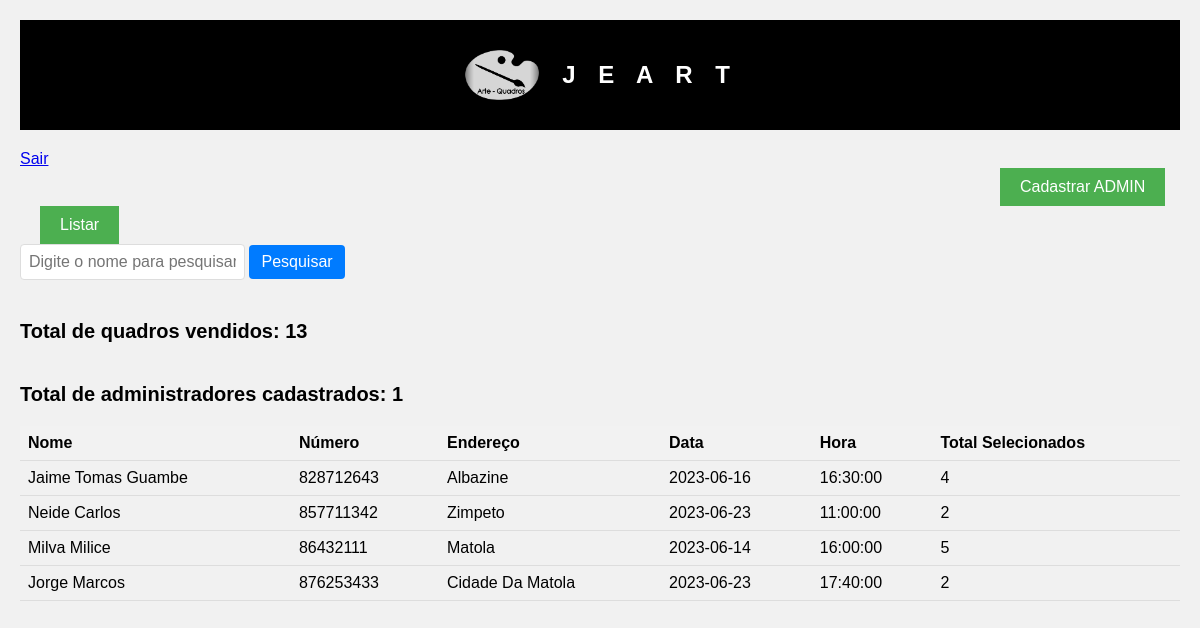
Page /estatisticas.php on the committed database.
### tables this page shows
CREATE TABLE IF NOT EXISTS `tabela_confirmacao` (
  `id` int NOT NULL AUTO_INCREMENT,
  `numero` varchar(50) NOT NULL,
  `nome` varchar(100) NOT NULL,
  `endereco` varchar(200) NOT NULL,
  `data` date NOT NULL,
  `hora` time NOT NULL,
  `totalSelecionados` varchar(100) NOT NULL,
  PRIMARY KEY (`id`)
);

### estatisticas.php (the view, shortened to what this page needs)
<!DOCTYPE html>
<html lang="en">
<head>
</head>
<body>
    <div class="header">
        <img class="logo" src="img/JEART.jpg" alt="">
        <div class="JEART">
            <div class="colorful-text">
                <span>J</span>
                <span>E</span>
                <span>A</span>
                <span>R</span>
                <span>T</span>
            </div>
        </div>
    </div>
    <a href="Index.html">Sair</a>
<a class="button" href="CadAdmin.php">Cadastrar ADMIN</a>
<a class="buttonn" href="busca.php">Listar</a>
    <div class="search-form">
        <form action="" method="get">
            <input class="search-input" type="text" name="search" placeholder="Digite o nome para pesquisar" />
            <button class="search-button" type="submit">Pesquisar</button>
        </form>
    </div>
    <div class="soma">
        <?php
        include_once('conectar.php');
        $resultado_soma = mysqli_query($mysqli, "SELECT SUM(totalSelecionados) AS soma FROM tabela_confirmacao");
        if ($resultado_soma) {
            $row_soma = mysqli_fetch_assoc($resultado_soma);
            $soma = $row_soma['soma'];
            echo "Total de quadros vendidos: " . $soma;
        } else {
            echo "Erro ao calcular a soma dos totais selecionados.";
        }
        ?>
    </div>
    <div class="soma">
        <?php
        $resultado_total_administradores = mysqli_query($mysqli, "SELECT COUNT(*) AS total FROM administrador");
        if ($resultado_total_administradores) {
            $row_total_administradores = mysqli_fetch_assoc($resultado_total_administradores);
            $total_administradores = $row_total_administradores['total'];
            echo "Total de administradores cadastrados: " . $total_administradores;
        } else {
            echo "Erro ao obter o total de administradores cadastrados.";
        }
        ?>
    </div>
    <table class="cadastrados-lista">
        <thead>
            <tr>
                <th>Nome</th>
                <th>Número</th>
                <th>Endereço</th>
                <th>Data</th>
                <th>Hora</th>
                <th>Total Selecionados</th>
            </tr>
        </thead>
        <tbody>
            <?php
            $sql = "SELECT nome, numero, endereco, data, hora, totalSelecionados FROM tabela_confirmacao";
            $resultado_cadastrados = mysqli_query($mysqli, $sql);
            if ($resultado_cadastrados) {
                while ($row_cadastrados = mysqli_fetch_assoc($resultado_cadastrados)) {
                    $nome = $row_cadastrados['nome'];
                    $numero = $row_cadastrados['numero'];
                    $endereco = $row_cadastrados['endereco'];
                    $data = $row_cadastrados['data'];
                    $hora = $row_cadastrados['hora'];
                    $totalSelecionados = $row_cadastrados['totalSelecionados'];
                    echo "<tr>";
                    echo "<td>" . $nome . "</td>";
                    echo "<td>" . $numero . "</td>";
                    echo "<td>" . $endereco . "</td>";
                    echo "<td>" . $data . "</td>";
                    echo "<td>" . $hora . "</td>";
                    echo "<td>" . $totalSelecionados . "</td>";
                    echo "</tr>";
                }
            } else {
                echo "Erro ao obter a lista dos cadastrados.";
            }
            ?>
        </tbody>
    </table>
</body>
</html>

### estatisticas.php (style rules this page uses)
* { box-sizing: border-box; }
body { font-family: Arial, sans-serif; background-color: #f1f1f1; margin: 0; padding: 20px; }
.header { background-color: black; height: 110px; display: flex; align-items: center; justify-content: center; margin-bottom: 20px; }
.logo { max-height: 80px; margin-right: 20px; }
.JEART { color: white; font-size: 24px; font-weight: bold; letter-spacing: 8px; }
.soma { margin-top: 40px; font-size: 20px; font-weight: bold; }
.cadastrados-lista { margin-top: 20px; font-size: 16px; }
table { width: 100%; border-collapse: collapse; }
table td, table th { padding: 8px; text-align: left; border-bottom: 1px solid #ddd; }
table th { background-color: #f2f2f2; }
.search-form { margin-bottom: 20px; }
.search-input { padding: 8px; font-size: 16px; border: 1px solid #ddd; border-radius: 4px; }
.search-button { background-color: #007bff; color: white; border: none; padding: 8px 12px; font-size: 16px; border-radius: 4px; cursor: pointer; transition: background-color 0.3s; }
.button { display: inline-block; background-color: #4CAF50; border: none; color: white; text-align: center; font-size: 16px; padding: 10px 20px; cursor: pointer; transition: background-color 0.3s; text-decoration: none; margin-left: 980px; }
.buttonn { display: inline-block; background-color: #4CAF50; border: none; color: white; text-align: center; font-size: 16px; padding: 10px 20px; cursor: pointer; transition: background-color 0.3s; text-decoration: none; margin-left: 980px; margin-left: 20px; }

### rows in the picture
tabela_confirmacao: nome "Jaime Tomas Guambe", numero "828712643", endereco "Albazine", data "2023-06-16", hora "16:30:00", totalSelecionados "4"
tabela_confirmacao: nome "Neide Carlos", numero "857711342", endereco "Zimpeto", data "2023-06-23", hora "11:00:00", totalSelecionados "2"
tabela_confirmacao: nome "Milva Milice", numero "86432111", endereco "Matola", data "2023-06-14", hora "16:00:00", totalSelecionados "5"
tabela_confirmacao: nome "Jorge Marcos", numero "876253433", endereco "Cidade Da Matola", data "2023-06-23", hora "17:40:00", totalSelecionados "2"

### other values in the picture
$soma "13"
$total_administradores "1"
